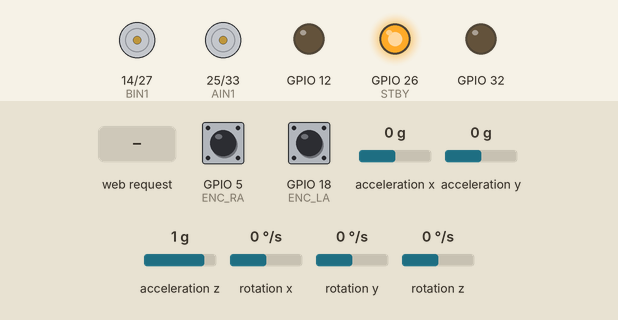
Recording of a sketch running on a simulated ESP32. Shown: motor-driver pin pairs drawn as motors (green arrow = first pin HIGH = forward, orange = second pin HIGH = backward, longer = more drive, stopped while the standby pin is LOW), output pins drawn as LEDs (lit = HIGH). The test bench sets the inputs (shaded band); at power-on: GPIO 5 (ENC_RA) HIGH, GPIO 18 (ENC_LA) HIGH, acceleration x 0 g, acceleration y 0 g, acceleration z 1 g, rotation x 0 °/s, rotation y 0 °/s, rotation z 0 °/s. What the sketch prints to the serial monitor is not drawn.

Above: at 9.8 s.
9.9 s: HTTP request GET /move received
At 10.5 s:
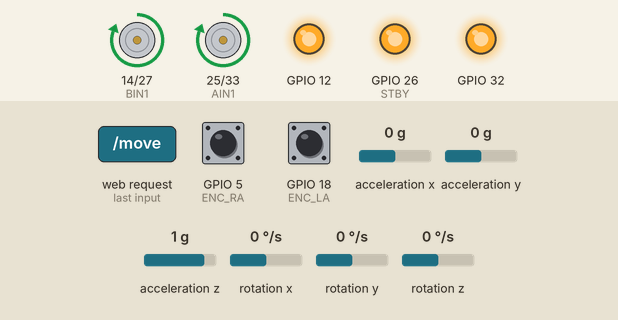
Timing chart, 0 to 12.9 s (numbered marks = the images above; inputs shaded):
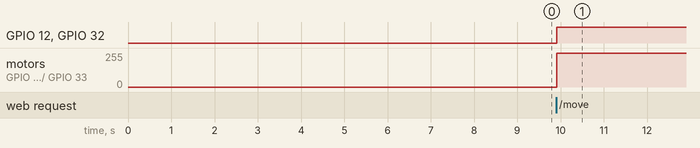

Measured:
- after the input at 9.9 s, GPIO 12, GPIO 32: LOW → HIGH at once; motor on GPIO 14 (BIN1) / GPIO 27 (BIN2), motor on GPIO 25 (AIN1) / GPIO 33 (AIN2): stopped → forward 255/255 at once

The sketch:

29cmpidtuned.ino
```cpp
#include <WiFi.h>
#include <WebServer.h>
#include <Wire.h>
#include <MPU6050.h>

// ================== Motor pins ==================
#define PWMA 32
#define AIN1 25
#define AIN2 33
#define PWMB 12
#define BIN1 14
#define BIN2 27
#define STBY 26

// ================== Encoder pins ==================
#define ENC_LA 18
#define ENC_LB 19
#define ENC_RA 5
#define ENC_RB 4

volatile long leftTicks = 0;
volatile long rightTicks = 0;

// ================== MPU ==================
MPU6050 mpu;
int16_t ax, ay, az, gx, gy, gz;
float gyroOffset = 0;
float angleZ = 0;
float rateZ = 0;

// ================== Timing ==================
unsigned long lastTime;
float dt;

// ================== Robot config ==================
const int ticksPerRev = 600;
const float wheelDiameter_cm = 2.3;
const float wheelCircumference_cm = 3.14159 * wheelDiameter_cm;
const float cmPerTick = wheelCircumference_cm / (float)ticksPerRev;

// ================== PID variables ==================
float Kp_dist = 2.0;
float Kp_head = 1.5;

// ================== WiFi and server ==================
const char* ssid = "ESP32_MPU";
const char* password = "12345678";
WebServer server(80);

// ================== Encoder ISRs ==================
void IRAM_ATTR leftEncoderISR() {
  int b = digitalRead(ENC_LB);
  if (b == HIGH) leftTicks++; else leftTicks--;
}

void IRAM_ATTR rightEncoderISR() {
  int b = digitalRead(ENC_RB);
  if (b == HIGH) rightTicks++; else rightTicks--;
}

// ================== Motor helper ==================
void setMotor(int pwmPin, int in1, int in2, int speed) {
  speed = constrain(speed, -255, 255);
  if (speed > 0) {
    digitalWrite(in1, HIGH);
    digitalWrite(in2, LOW);
    analogWrite(pwmPin, speed);
  } else if (speed < 0) {
    digitalWrite(in1, LOW);
    digitalWrite(in2, HIGH);
    analogWrite(pwmPin, -speed);
  } else {
    digitalWrite(in1, LOW);
    digitalWrite(in2, LOW);
    analogWrite(pwmPin, 0);
  }
}

// ================== Update MPU heading ==================
void updateHeading() {
  unsigned long now = micros();
  dt = (now - lastTime) / 1000000.0;
  lastTime = now;

  mpu.getMotion6(&ax, &ay, &az, &gx, &gy, &gz);
  rateZ = (gz - gyroOffset) / 131.0; // deg/sec
  angleZ += rateZ * dt;
}

// ================== Move 29 cm ==================
void moveOneCell() {
  long targetTicks = (long)(29.0 / cmPerTick);
  leftTicks = 0;
  rightTicks = 0;

  updateHeading();
  float targetHeading = angleZ;

  while (true) {
    updateHeading();

    // Distance and heading errors
    float avgTicks = (leftTicks + rightTicks) / 2.0;
    float errorDist = targetTicks - avgTicks;
    float errorHead = targetHeading - angleZ;

    // PID control
    float controlDist = Kp_dist * errorDist;
    float controlHead = Kp_head * errorHead;

    int leftPWM = controlDist - controlHead;
    int rightPWM = controlDist + controlHead;

    leftPWM = constrain(leftPWM, -255, 255);
    rightPWM = constrain(rightPWM, -255, 255);

    setMotor(PWMA, AIN1, AIN2, leftPWM);
    setMotor(PWMB, BIN1, BIN2, rightPWM);

    // Stop when within 0.5 cm
    if (errorDist <= 0.5 / cmPerTick) break;
  }

  setMotor(PWMA, AIN1, AIN2, 0);
  setMotor(PWMB, BIN1, BIN2, 0);

  Serial.print("Reached 29 cm. Left ticks: ");
  Serial.print(leftTicks);
  Serial.print(" Right ticks: ");
  Serial.println(rightTicks);
}

// ================== Web server ==================
void handleRoot() {
  String html = "<html><body><h2>Micromouse PID Tuning</h2>";
  html += "Kp_dist: <input name='kpd' value='" + String(Kp_dist) + "'><br>";
  html += "Kp_head: <input name='kph' value='" + String(Kp_head) + "'><br>";
  html += "<input type='submit' value='Update' form='pidForm'>";
  html += "<form id='pidForm' action='/setpid'></form>";
  html += "<br><button onclick='fetch(\"/move\")'>Move 29cm</button>";
  html += "</body></html>";
  server.send(200, "text/html", html);
}

void handleSetPID() {
  if (server.hasArg("kpd")) Kp_dist = server.arg("kpd").toFloat();
  if (server.hasArg("kph")) Kp_head = server.arg("kph").toFloat();
  handleRoot();
}

void handleMove() {
  moveOneCell();
  server.send(200, "text/plain", "Moved 29cm!");
}

void setup() {
  Serial.begin(115200);
  Wire.begin();

  // Motor setup
  pinMode(AIN1, OUTPUT);
  pinMode(AIN2, OUTPUT);
  pinMode(BIN1, OUTPUT);
  pinMode(BIN2, OUTPUT);
  pinMode(STBY, OUTPUT);
  digitalWrite(STBY, HIGH);

  // Encoder setup
  pinMode(ENC_LA, INPUT_PULLUP);
  pinMode(ENC_LB, INPUT_PULLUP);
  pinMode(ENC_RA, INPUT_PULLUP);
  pinMode(ENC_RB, INPUT_PULLUP);
  attachInterrupt(digitalPinToInterrupt(ENC_LA), leftEncoderISR, CHANGE);
  attachInterrupt(digitalPinToInterrupt(ENC_RA), rightEncoderISR, CHANGE);

  // MPU setup
  mpu.initialize();
  Serial.println("Calibrating gyro...");
  delay(3000);
  long sum = 0;
  for (int i = 0; i < 1000; i++) {
    mpu.getMotion6(&ax, &ay, &az, &gx, &gy, &gz);
    sum += gz;
    delay(2);
  }
  gyroOffset = sum / 1000.0;
  Serial.println("Gyro calibrated!");
  lastTime = micros();

  // WiFi AP
  WiFi.softAP(ssid, password);
  Serial.print("IP: "); Serial.println(WiFi.softAPIP());

  // Web server
  server.on("/", handleRoot);
  server.on("/setpid", handleSetPID);
  server.on("/move", handleMove);
  server.begin();
}

// ================== Main loop ==================
void loop() {
  server.handleClient();
}
```
